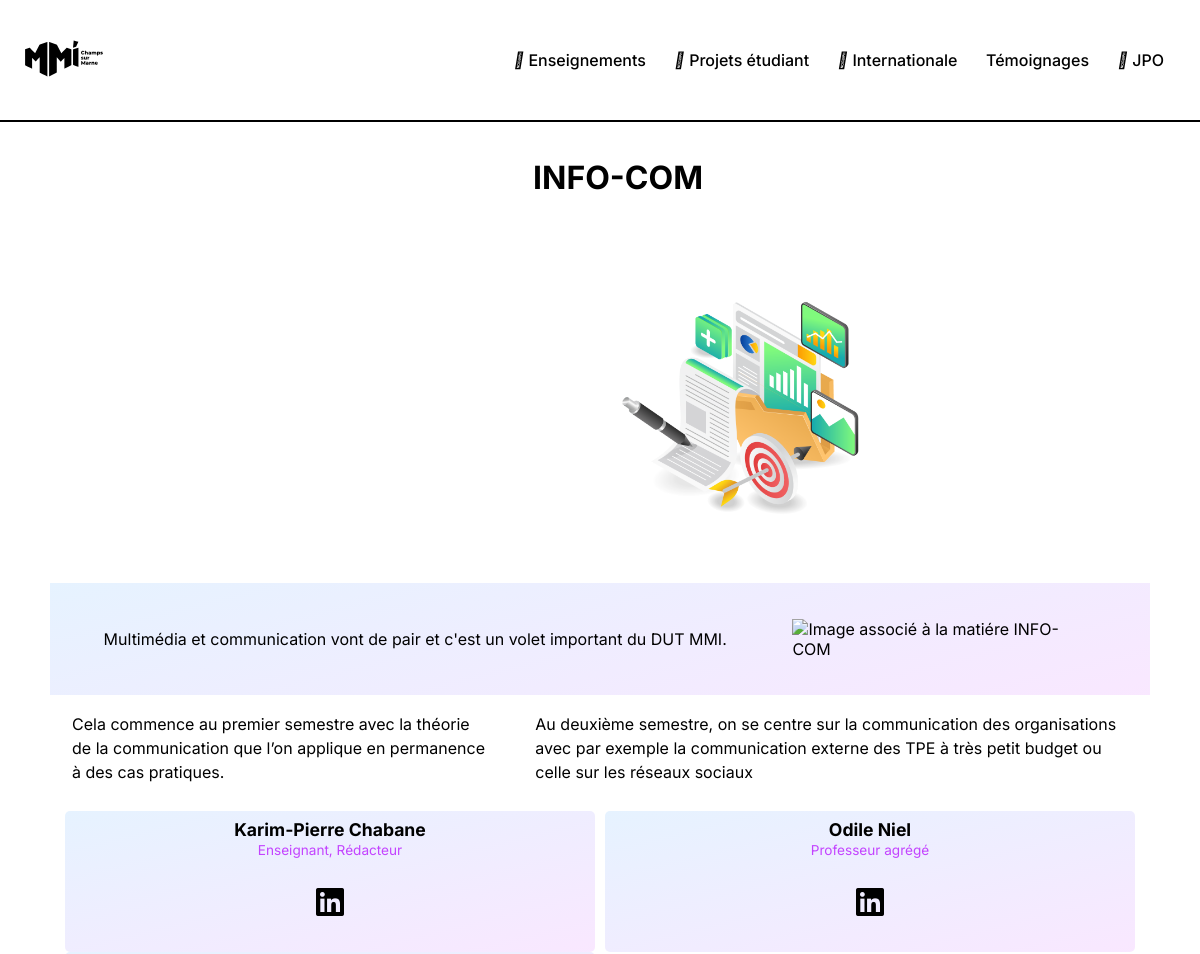
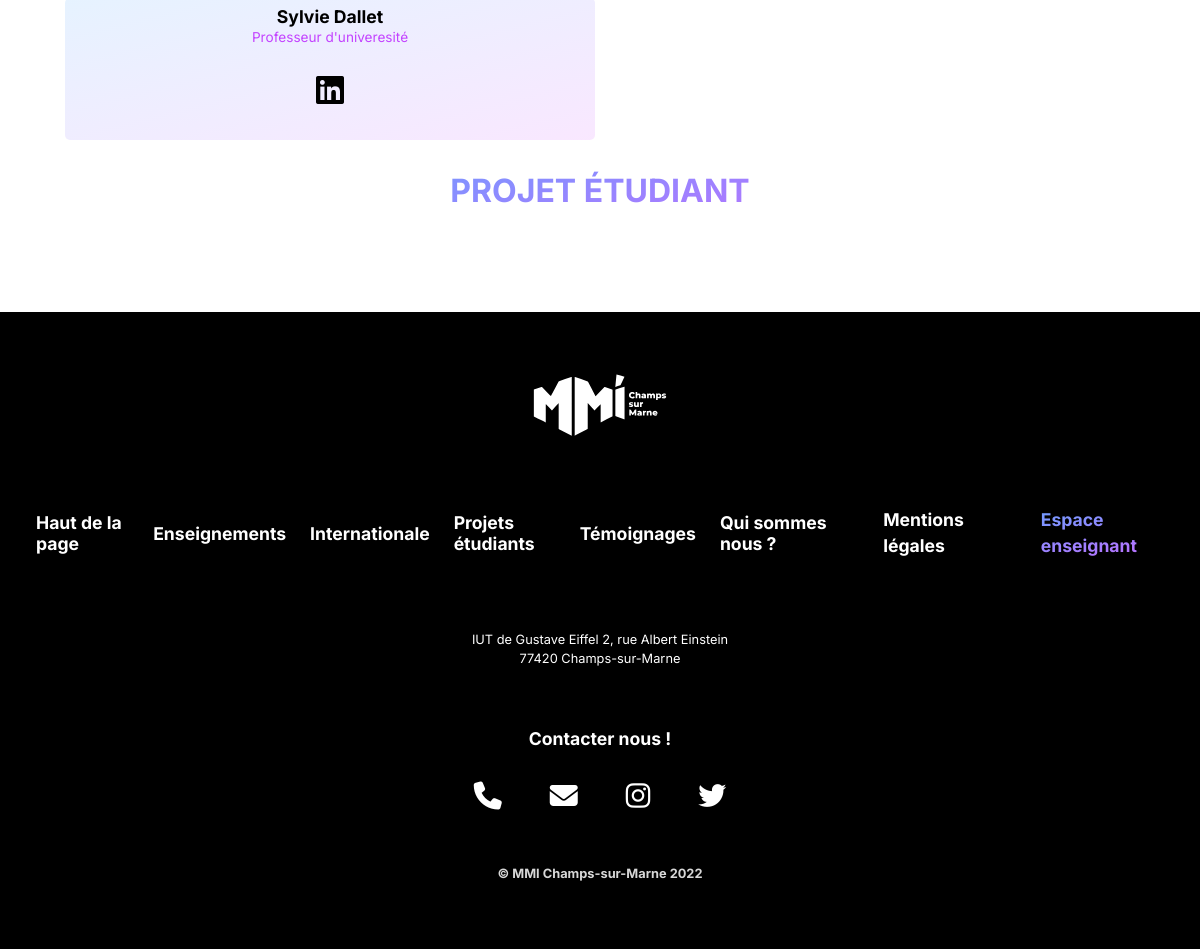
The page /enseignement.php?id=3 on the database its author committed (2 pictures, top to bottom).
### tables this page shows
CREATE TABLE `matieres` (
  `id_matiere` int(11) NOT NULL,
  `id_module` int(11) NOT NULL,
  `nom_matiere` varchar(50) NOT NULL,
  `image_matiere` text NOT NULL,
  `image` text NOT NULL,
  `description_matiere` text NOT NULL,
  `resume_equipe` text NOT NULL,
  `resume_matiere` text NOT NULL,
  `details_s1` text NOT NULL,
  `details_s2` text NOT NULL,
  `icon_matiere` text NOT NULL
);

CREATE TABLE `equipe` (
  `id_enseignant` int(11) NOT NULL,
  `id_matiere` int(11) NOT NULL,
  `nom` varchar(50) NOT NULL,
  `prenom` varchar(50) NOT NULL,
  `role` varchar(50) NOT NULL,
  `linkedin` text NOT NULL
);

### enseignement.php (the view, shortened to what this page needs)
<?php
include("connect.php");
?>
<!DOCTYPE html>
<html lang="fr">
<head>
  <link rel="stylesheet" href="css/styles.css" />
  <link rel="stylesheet" href="https://site-assets.fontawesome.com/releases/v6.2.1/css/all.css" />
</head>
<body>
  <?php require("header.php"); ?>
  <main class="page-enseignement">
    <?php
    $id_matiere = $_GET['id'];
    $query = "SELECT * FROM matieres WHERE id_matiere = $id_matiere";
    $result = $db->prepare($query);
    $result->execute();
    $matiere = $result->fetch();
    $query = "SELECT * FROM equipe WHERE id_matiere = $id_matiere";
    $result = $db->prepare($query);
    $result->execute();
    $equipe = $result->fetchAll();
    ?>
    <div class="d-flex-column">
    <div class="d-flex-column">
    <?php echo $matiere['icon_matiere']; ?>
    <h1><?php echo $matiere['nom_matiere']; ?></h1>
    </div>
    </div>
    <div class="d-flex-column">
    <p><?php echo $matiere['resume_matiere']; ?></p>
    <img class="imgil" src="img/matieres/<?php echo $matiere['image_matiere']; ?>" alt="Image associé à la matiére <?php echo $matiere['nom_matiere']; ?>">
    </div>
    <div class="bgsecondary d-flex-column">
    <p><?php echo $matiere['resume_equipe']; ?></p>
    <img class="imgil" src="img/matieres/<?php echo $matiere['image']; ?>" alt="Image associé à la matiére <?php echo $matiere['nom_matiere']; ?>">
    </div>
    <div class="d-flex-column">
      <p><?php echo $matiere['details_s1']; ?></p><br>
      <p><?php echo $matiere['details_s2']; ?></p>
    </div>
    <div class="equipe">
      <?php
      foreach ($equipe as $prof) : ?>
        <div class="prof">
              <h3><?php echo $prof['prenom']; ?> <?php echo $prof['nom']; ?></h3>
              <p class="colorcrea"><?php echo $prof['role'] ?></p>
              <a target="_blank" href="<?php echo $prof['linkedin']; ?>"><i class="fa-brands fa-linkedin"></i></a>
        </div>
      <?php endforeach; ?>
    </div>
    <h1 class="colorgrad">PROJET ÉTUDIANT</h1>
    <div class="projets">
  </main>
  <?php require("footer.php"); ?>
</body>
</html>

### css/styles.css (style rules this page uses)
*, *::after, *::before { box-sizing: border-box; scroll-behavior: smooth; }
body { margin: 0; padding: 0; height: 100vh; scroll-behavior: smooth; font-family: "Inter", sans-serif; overflow-x: hidden; }
a { color: inherit; text-decoration: none; }
p { line-height: 1.5; padding: 12px; }
h1, h2, h3 { text-align: center; }
main { margin-bottom: 48px; }
img { width: 100%; height: auto; padding: 24px; border-radius: 40px; }
.d-flex-column { display: flex; flex-direction: column; align-items: center; justify-content: space-evenly; }
.d-flex-column h1, h2, h3, p { margin-left: 24px; margin-right: 24px; }
.colorgrad { background: linear-gradient( 166deg, rgba(86, 171, 255, 1) 0%, rgba(214, 97, 255, 1) 100% ); -webkit-background-clip: text; -webkit-text-fill-color: transparent; }
.bgsecondary { background: linear-gradient( 166deg, rgba(86, 171, 255, 0.15) 0%, rgba(214, 97, 255, 0.15) 100% ); padding: 12px; }
.colorcrea { color: #c343ff; }
.social-icons > div h2, p { margin: 5px 10px; }
.imgil { width: 300px; height: auto; }
.page-enseignement .imgil { width: 350px; height: auto; }
.projets { display: grid; grid-gap: 1rem; padding: 1rem; max-width: 1024px; margin: 0 auto; font-family: var(--font-sans); }
@media (min-width: 600px) { .projets { grid-template-columns: repeat(2, 1fr); } }
@media (min-width: 800px) { .projets { grid-template-columns: repeat(4, 1fr); } }
.page-enseignement { width: 100%; padding: 0 50px ; }
.page-enseignement>div i { font-size: 3rem; margin: 26px 0; }
.page-enseignement img { width: 800px; height: auto; border-radius: 10px; }
.equipe { display: grid; grid-template-columns: repeat(2, 1fr); grid-template-rows: repeat(2, 1fr); grid-column-gap: 0px; grid-row-gap: 0px; padding: 10px; }
.equipe .prof { padding: 8px; margin: 0 5px; text-align: center; background: linear-gradient( 166deg, rgba(86, 171, 255, 0.15) 0%, rgba(214, 97, 255, 0.15) 100% ); border-radius: 5px; }
.equipe .prof h3 { margin: 0; padding: 0; font-size: 1.1rem; }
.equipe .prof p { margin: 0; padding: 0; font-size: 0.85rem; }
.equipe .prof i { font-size: 2rem; }
.equipe .prof:nth-child(1) { grid-area: 1 / 1 / 2 / 2; }
.equipe .prof:nth-child(2) { grid-area: 1 / 2 / 2 / 3; }
.equipe .prof:nth-child(3) { grid-area: 2 / 1 / 3 / 2; }
@media only screen and (min-width: 1200px) { .page-enseignement .d-flex-column { flex-direction: row; } }

### rows shown on the page
matieres: nom_matiere "INFO-COM", image_matiere (picture), resume_equipe "Multimédia et communication vont de pair et c'est un volet important du DUT MMI.", details_s1 "Cela commence au premier semestre avec la théorie de la communication que l’on applique en permanence à des cas pratiques.", details_s2 "Au deuxième semestre, on se centre sur la communication des organisations avec par exemple la communication externe des TPE à très petit budget ou celle sur les réseaux sociaux"
equipe: prenom "Karim-Pierre", nom "Chabane", role "Enseignant, Rédacteur"
equipe: prenom "Odile", nom "Niel", role "Professeur agrégé"
equipe: prenom "Sylvie", nom "Dallet", role "Professeur d'univeresité"
